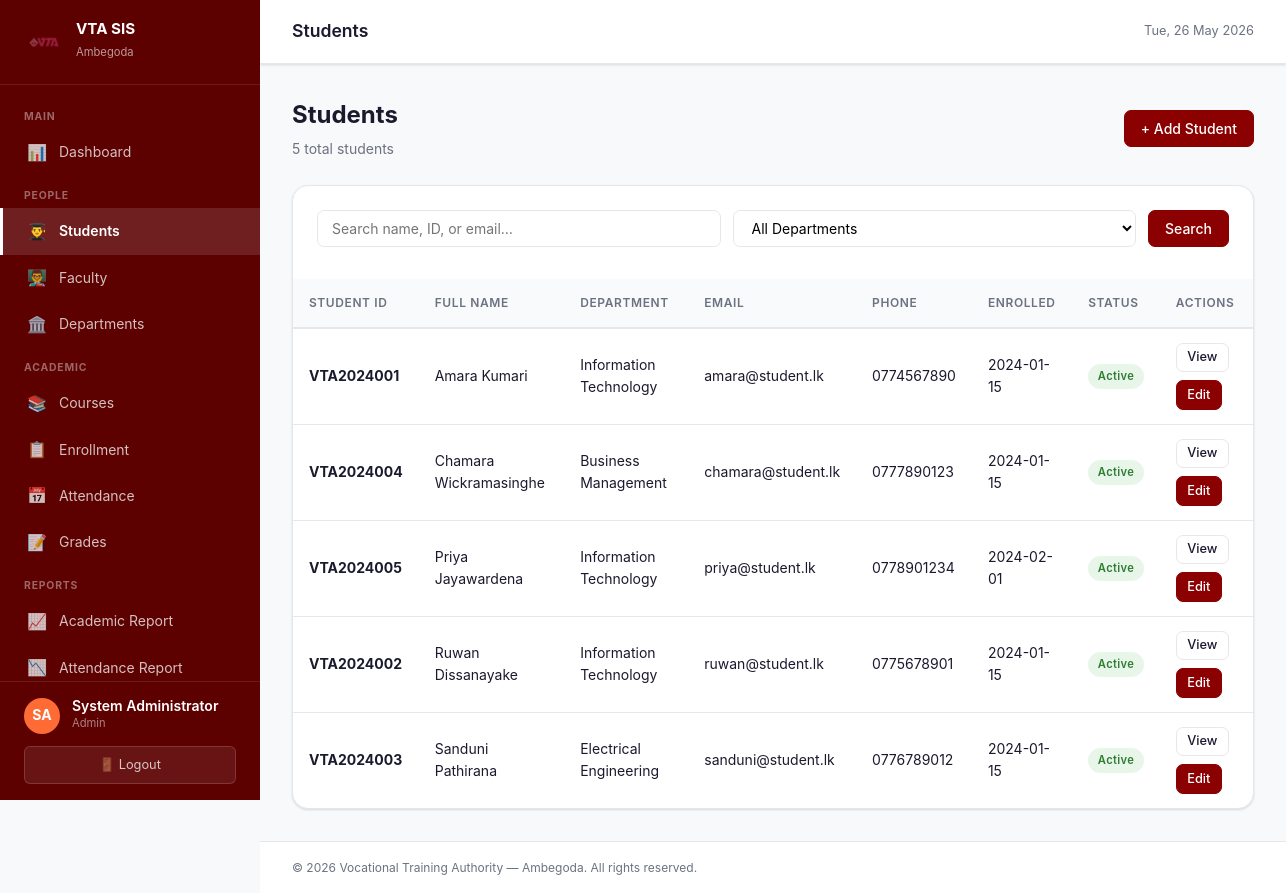
/modules/students/index.php (signed in), run on the app's committed database.
### tables this page shows
CREATE TABLE IF NOT EXISTS students (
    id              INT AUTO_INCREMENT PRIMARY KEY,
    user_id         INT          NOT NULL,
    student_id_no   VARCHAR(50)  NOT NULL UNIQUE,
    full_name       VARCHAR(150) NOT NULL,
    email           VARCHAR(150) NOT NULL,
    phone           VARCHAR(20),
    nic             VARCHAR(20),
    address         TEXT,
    dob             DATE,
    gender          ENUM('male','female','other'),
    department_id   INT,
    enrolled_date   DATE,
    guardian_name   VARCHAR(150),
    guardian_phone  VARCHAR(20),
    is_active       TINYINT(1)   NOT NULL DEFAULT 1,
    created_at      TIMESTAMP    NOT NULL DEFAULT CURRENT_TIMESTAMP,
    FOREIGN KEY (user_id)       REFERENCES users(id)       ON DELETE CASCADE,
    FOREIGN KEY (department_id) REFERENCES departments(id) ON DELETE SET NULL,
    INDEX idx_student_id_no (student_id_no)
);

CREATE TABLE IF NOT EXISTS departments (
    id          INT AUTO_INCREMENT PRIMARY KEY,
    name        VARCHAR(150) NOT NULL,
    code        VARCHAR(20),
    description TEXT,
    created_at  TIMESTAMP NOT NULL DEFAULT CURRENT_TIMESTAMP
);

### includes/functions.php (called while the page is built, shortened)
<?php
function h(mixed $val): string {
    return htmlspecialchars((string)$val, ENT_QUOTES, 'UTF-8');
}
function get(string $key, string $default = ''): string {
    return trim($_GET[$key] ?? $default);
}
function paginate(int $total, int $perPage, int $current): array {
    $pages = max(1, (int)ceil($total / $perPage));
    $current = max(1, min($current, $pages));
    return [
        'total'   => $total,
        'pages'   => $pages,
        'current' => $current,
        'offset'  => ($current - 1) * $perPage,
        'limit'   => $perPage,
    ];
}

### modules/students/index.php (the view, shortened to what this page needs)
<?php
require_once '../../config/db.php';
$search = get('search');
$page   = max(1, (int)get('page', '1'));
$perPage = 20;
$where = 'WHERE 1=1';
$params = [];
$countStmt = $pdo->prepare("SELECT COUNT(*) FROM students s $where");
$countStmt->execute($params);
$pager = paginate((int)$countStmt->fetchColumn(), $perPage, $page);
$stmt = $pdo->prepare("SELECT s.id, s.student_id_no, s.full_name, s.email, s.phone, s.is_active, s.enrolled_date, d.name AS dept
    FROM students s LEFT JOIN departments d ON d.id=s.department_id $where ORDER BY s.full_name
    LIMIT {$pager['limit']} OFFSET {$pager['offset']}");
$stmt->execute($params);
$students = $stmt->fetchAll();
require_once '../../includes/header.php';
?>
<div class="page-header">
  <div><h1>Students</h1><p><?= $pager['total'] ?> total students</p></div>
  <a href="add.php" class="btn btn-primary">+ Add Student</a>
</div>
<div class="card">
  <div class="card-body" style="padding-bottom:.75rem;">
    <form method="GET" class="search-bar">
      <input type="text" name="search" value="<?= h($search) ?>" placeholder="Search name, ID, or email…">
      <select name="dept">
        <option value="">All Departments</option>
      </select>
      <button class="btn btn-primary" type="submit">Search</button>
    </form>
  </div>
  <div class="table-wrapper">
    <table class="table">
      <thead>
        <tr>
          <th>Student ID</th><th>Full Name</th><th>Department</th>
          <th>Email</th><th>Phone</th><th>Enrolled</th><th>Status</th><th>Actions</th>
        </tr>
      </thead>
      <tbody>
      <?php foreach ($students as $s): ?>
        <tr>
          <td><strong><?= h($s['student_id_no']) ?></strong></td>
          <td><?= h($s['full_name']) ?></td>
          <td><?= h($s['dept'] ?? '—') ?></td>
          <td><?= h($s['email']) ?></td>
          <td><?= h($s['phone'] ?? '—') ?></td>
          <td><?= h($s['enrolled_date'] ?? '—') ?></td>
          <td><span class="badge <?= $s['is_active'] ? 'badge-success' : 'badge-danger' ?>"><?= $s['is_active'] ? 'Active' : 'Inactive' ?></span></td>
          <td>
            <div class="btn-group">
              <a href="view.php?id=<?= $s['id'] ?>" class="btn btn-sm btn-secondary">View</a>
              <a href="edit.php?id=<?= $s['id'] ?>" class="btn btn-sm btn-primary">Edit</a>
            </div>
          </td>
        </tr>
      <?php endforeach; ?>
      </tbody>
    </table>
  </div>
</div>
<?php require_once '../../includes/footer.php'; ?>

### assets/css/style.css (style rules this page uses)
:root { --primary: #8B0000; --primary-light: #b71c1c; --primary-dark: #5c0000; --primary-bg: #fdf2f2; --accent: #ff6b35; --success: #2e7d32; --success-bg: #e8f5e9; --warning: #f57f17; --warning-bg: #fffde7; --danger: #c62828; --danger-bg: #ffebee; --info: #0277bd; --info-bg: #e1f5fe; --text: #1a1a2e; --text-muted: #6b7280; --border: #e5e7eb; --bg: #f8f9fa; --white: #ffffff; --sidebar-w: 260px; --navbar-h: 64px; --radius: 10px; --radius-lg: 16px; --shadow: 0 1px 3px rgba(0,0,0,.08), 0 1px 2px rgba(0,0,0,.06); --shadow-md: 0 4px 6px rgba(0,0,0,.07), 0 2px 4px rgba(0,0,0,.06); --shadow-lg: 0 10px 15px rgba(0,0,0,.1), 0 4px 6px rgba(0,0,0,.05); --transition: all .2s ease; }
*, *::before, *::after { box-sizing: border-box; margin: 0; padding: 0; }
html { font-size: 16px; scroll-behavior: smooth; }
body { font-family: -apple-system, BlinkMacSystemFont, 'Segoe UI', Roboto, sans-serif; background: var(--bg); color: var(--text); line-height: 1.6; min-height: 100vh; }
.page-header { display: flex; align-items: center; justify-content: space-between; margin-bottom: 1.5rem; }
.page-header h1 { font-size: 1.5rem; font-weight: 700; }
.page-header p { color: var(--text-muted); font-size: .875rem; margin-top: .25rem; }
.card { background: var(--white); border-radius: var(--radius-lg); box-shadow: var(--shadow); border: 1px solid var(--border); overflow: hidden; }
.card-body { padding: 1.5rem; }
.table-wrapper { overflow-x: auto; }
table.table { width: 100%; border-collapse: collapse; font-size: .875rem; }
table.table thead tr { background: #f9fafb; border-bottom: 2px solid var(--border); }
table.table th { padding: .875rem 1rem; text-align: left; font-weight: 600; font-size: .75rem; text-transform: uppercase; letter-spacing: .05em; color: var(--text-muted); }
table.table td { padding: .875rem 1rem; border-bottom: 1px solid var(--border); }
table.table tbody tr:last-child td { border-bottom: none; }
.badge { display: inline-flex; align-items: center; padding: .2rem .6rem; border-radius: 20px; font-size: .7rem; font-weight: 600; letter-spacing: .03em; }
.badge-success { background: var(--success-bg); color: var(--success); }
.btn { display: inline-flex; align-items: center; gap: .4rem; padding: .5rem 1rem; border-radius: 7px; font-size: .875rem; font-weight: 500; cursor: pointer; text-decoration: none; border: 1px solid transparent; transition: var(--transition); line-height: 1.4; white-space: nowrap; font-family: inherit; }
.btn-primary { background: var(--primary); color: var(--white); border-color: var(--primary); }
.btn-secondary { background: var(--white); color: var(--text); border-color: var(--border); }
.btn-sm { padding: .3rem .65rem; font-size: .8rem; }
.btn-group { display: flex; gap: .5rem; flex-wrap: wrap; }
.search-bar { display: flex; gap: .75rem; margin-bottom: 1.25rem; flex-wrap: wrap; }
.search-bar input, .search-bar select { padding: .5rem .875rem; border: 1.5px solid var(--border); border-radius: 7px; font-size: .875rem; flex: 1; min-width: 180px; background: var(--white); transition: var(--transition); font-family: inherit; }

### data on the page
students: student_id_no "VTA2024001", full_name "Amara Kumari", department.name "Information Technology", email "amara@student.lk", phone "0774567890", enrolled_date "2024-01-15", is_active "Active"
students: student_id_no "VTA2024004", full_name "Chamara Wickramasinghe", department.name "Business Management", email "chamara@student.lk", phone "0777890123", enrolled_date "2024-01-15", is_active "Active"
students: student_id_no "VTA2024005", full_name "Priya Jayawardena", department.name "Information Technology", email "priya@student.lk", phone "0778901234", enrolled_date "2024-02-01", is_active "Active"
students: student_id_no "VTA2024002", full_name "Ruwan Dissanayake", department.name "Information Technology", email "ruwan@student.lk", phone "0775678901", enrolled_date "2024-01-15", is_active "Active"
students: student_id_no "VTA2024003", full_name "Sanduni Pathirana", department.name "Electrical Engineering", email "sanduni@student.lk", phone "0776789012", enrolled_date "2024-01-15", is_active "Active"

### other printed values
$initials ?: '?' "SA"
$uname "System Administrator"
$role "Admin"
$pageTitle "Students"
$pager['total'] "5"
